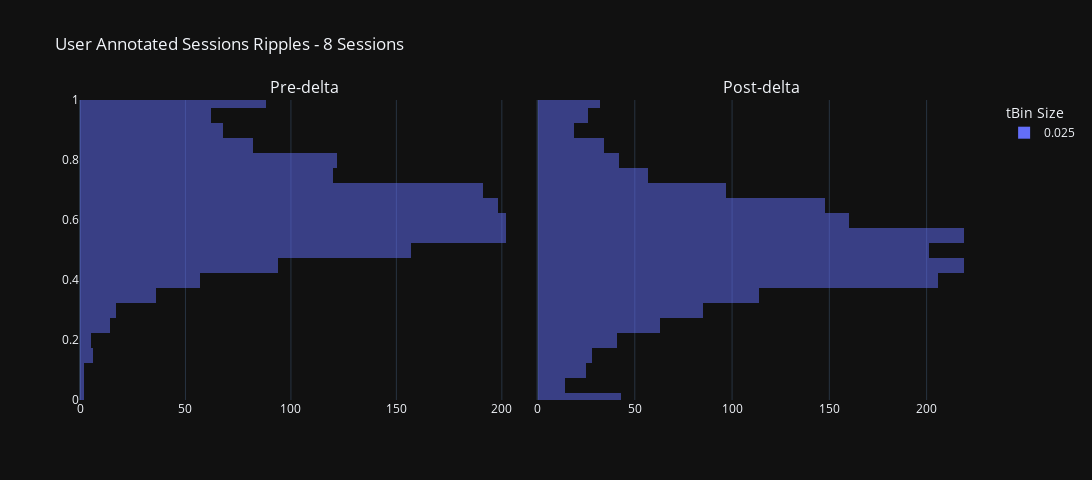

Notebook cell for this chart:
### Code cell
## INPUTS: all_sessions_all_scores_ripple_df
concatenated_ripple_df = deepcopy(all_sessions_all_scores_ripple_df).infer_objects()

## Add plotly helper columns:
concatenated_ripple_df['pre_post_delta_category'] = 'post-delta'
concatenated_ripple_df['pre_post_delta_category'][concatenated_ripple_df['delta_aligned_start_t'] < 0.0] = 'pre-delta'


{'pre_post_delta_category': ['pre-delta', 'post-delta']
}

ripple_title_prefix = "User Annotated Sessions Ripples"

# concatenated_ripple_df = deepcopy(user_approved_ripple_df)
# ripple_title_prefix = "User Selected Ripples Only"

# concatenated_ripple_df = deepcopy(user_rejected_ripple_df)
# ripple_title_prefix = "User Rejected Ripples Only"

# concatenated_ripple_df = deepcopy(df)


# Create a bubble chart for ripples
enabled_time_bin_sizes = None
ripple_num_unique_sessions: int = concatenated_ripple_df.session_name.nunique(dropna=True) # number of unique sessions, ignoring the NA entries
ripple_num_unique_time_bins: int = concatenated_ripple_df.time_bin_size.nunique(dropna=True)
ripple_title_string_suffix: str = f'{ripple_num_unique_sessions} Sessions'
ripple_title: str = f"{ripple_title_prefix} - {ripple_title_string_suffix}"
fig_ripples, figure_ripples_context = _helper_build_figure(data_results_df=concatenated_ripple_df, histogram_bins=25, earliest_delta_aligned_t_start=earliest_delta_aligned_t_start, latest_delta_aligned_t_end=latest_delta_aligned_t_end, enabled_time_bin_sizes=enabled_time_bin_sizes, main_plot_mode='default', title=ripple_title)
fig_ripples = fig_ripples.update_layout(fig_size_kwargs)
fig_ripples.show()
# fig_to_clipboard(fig_ripples)

### Figure 1 — Plotly figure (JSON) as saved in the notebook; plotly's stock layout.template omitted (floating-point values rounded to 4 significant figures; data arrays with more than 128 entries replaced by an {"elided": "..."} marker saying what was removed)
{"data": [{"alignmentgroup": "True", "bingroup": "y", "hovertemplate": "time_bin_size=0.025<br>count=%{x}<br>P_Long=%{y}<extra></extra>", "legendgroup": "0.025", "marker": {"color": "#636efa", "opacity": 0.5, "pattern": {"shape": ""}}, "name": "0.025", "nbinsy": 25, "offsetgroup": "0.025", "orientation": "h", "showlegend": true, "type": "histogram", "xaxis": "x", "y": {"elided": "1733 float values"}, "yaxis": "y"}, {"alignmentgroup": "True", "bingroup": "y", "hovertemplate": "time_bin_size=0.025<br>count=%{x}<br>P_Long=%{y}<extra></extra>", "legendgroup": "0.025", "marker": {"color": "#636efa", "opacity": 0.5, "pattern": {"shape": ""}}, "name": "0.025", "nbinsy": 25, "offsetgroup": "0.025", "orientation": "h", "showlegend": false, "type": "histogram", "xaxis": "x2", "y": {"elided": "1873 float values"}, "yaxis": "y2"}], "layout": {"annotations": [{"font": {"size": 16}, "showarrow": false, "text": "Pre-delta", "x": 0.2475, "xanchor": "center", "xref": "paper", "y": 1, "yanchor": "bottom", "yref": "paper"}, {"font": {"size": 16}, "showarrow": false, "text": "Post-delta", "x": 0.7525, "xanchor": "center", "xref": "paper", "y": 1, "yanchor": "bottom", "yref": "paper"}], "barmode": "overlay", "height": 480, "legend": {"title": {"text": "tBin Size"}}, "title": {"text": "User Annotated Sessions Ripples - 8 Sessions"}, "width": 1650, "xaxis": {"anchor": "y", "domain": [0, 0.495]}, "xaxis2": {"anchor": "y2", "domain": [0.505, 1]}, "yaxis": {"anchor": "x", "domain": [0, 1], "range": [0, 1]}, "yaxis2": {"anchor": "x2", "domain": [0, 1], "matches": "y", "range": [0, 1], "showticklabels": false}}}
